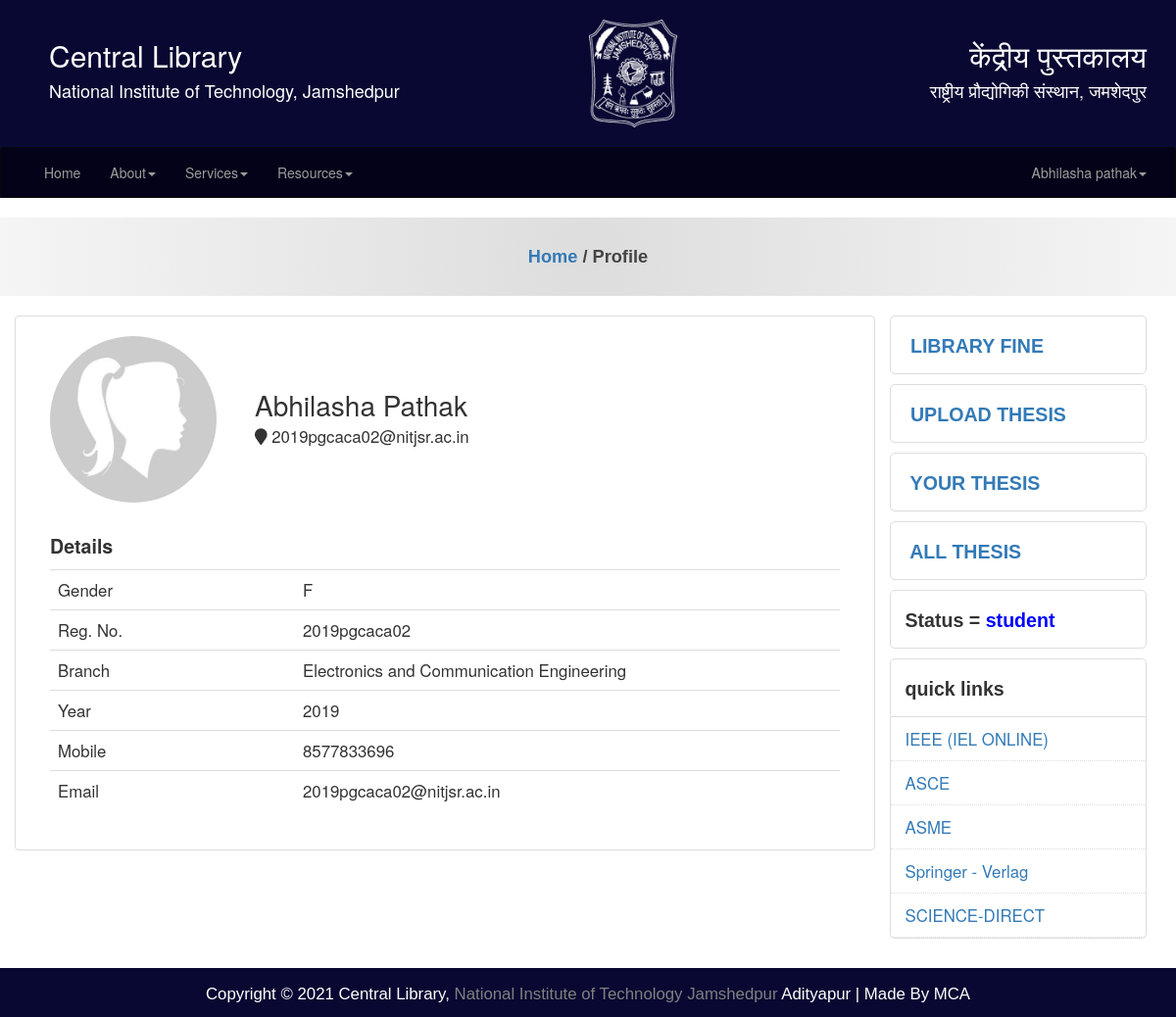
Page /profile.php (signed in) on the committed database.
### tables this page shows
CREATE TABLE `registration` (
  `UserId` int(255) NOT NULL,
  `Name` varchar(255) NOT NULL,
  `Email` varchar(255) NOT NULL,
  `MobileNo` varchar(10) NOT NULL,
  `Gender` varchar(10) NOT NULL,
  `Password` varchar(255) NOT NULL,
  `Confirmpassword` varchar(255) NOT NULL,
  `Type` varchar(255) NOT NULL,
  `Branch` varchar(255) NOT NULL,
  `Regno` varchar(20) DEFAULT NULL,
  `image` varchar(250) NOT NULL
);

### profile.php (the view, shortened to what this page needs)
<?php
include('comman/connect.php');
include('include/main.php');
include('include/header.php');
if(!$data['image'])
{
	if($data['Gender']=='M')
		$pic='profile_mm.jpg';
	else
		$pic='profile_f.jpg';
}
else
	$pic=$data['image'];
?>
<div id="page_head">
	<a href="index">Home</a> / Profile
</div>
<div class="container backbox">
	<div class="row">
		<div class="col-sm-9 page_details">
			<div class="col-sm-3">
				<div class="pic"><img src="user/<?php echo $pic;?>"></div>
			</div>
			<div class="col-sm-9">
				<div class="name"><?php echo $data['Name'];?></div>
				<div class="address">
					<i class="fa fa-map-marker"></i> <?php echo $data['Email'];?>
				</div>
			</div>
			<div class="col-sm-12">
				<span class="span wow fadeInUp" data-wow-duration="3s">Details</span>
				<table class="table table2 wow fadeInUp" data-wow-duration="3s">
			<tr>
				<td width="250">Gender</td>
				<td><?php echo $data['Gender'];?></td>
			</tr>
			<tr>
				<td>Reg. No.</td>
				<td><?php echo $data['Regno'];?></td>
			</tr>
			<tr>
				<td>Branch</td>
				<td><?php echo $data['Branch'];?></td>
			</tr>
			<tr>
				<td>Year</td>
				<td><?php echo substr($data['Regno'],0,4)?></td>
			</tr>
			<tr>
				<td>Mobile</td>
				<td><?php echo $data['MobileNo'];?></td>
			</tr>
			<tr>
				<td>Email</td>
				<td><?php echo $data['Email'];?></td>
			</tr>
				</table>
			</div>
		</div>
		<div class="col-sm-3">
			<div class="page_details wow fadeInUp" data-wow-duration="3s" style="padding: 0px; background: none; border: none;">
				<div class="status">
					<a href="#"><i class="fa fa-file-text" aria-hidden="true"></i> LIBRARY FINE</a>
				</div>
				<div class="status">
					<a href="upload_publication.php"><i class="fa fa-file-text" aria-hidden="true"></i> UPLOAD THESIS</a>
				</div>
				<div class="status">
					<a href="#"><i class="fa fa-file-text" aria-hidden="true"></i> YOUR THESIS</a>
				</div>
				<div class="status">
					<a href="#"><i class="fa fa-file-text" aria-hidden="true"></i> ALL THESIS</a>
				</div>
				<div class="status">
					Status = <span style="color: blue;"><?php echo $data['Type'];?></span>
				</div>
				<div class="notes">quick links</div>
				<div class="notess">
		            <a href="www.google.com">IEEE (IEL ONLINE)</a>
		            <a href="www.google.com">ASCE</a>
		            <a href="www.google.com">ASME</a>
		            <a href="www.google.com">Springer - Verlag</a>
		            <a href="www.google.com">SCIENCE-DIRECT</a>
				</div>
			</div>
		</div>
	</div>
</div>
<?php
 include("include/footerstrip.php");
 ?>
</body>
</html>

### include/header.php (shortened to what this page needs)
<header class="myhead">
      <div class="container">
        <div class="row head">
          <div class="col-sm-5 head-text" style="text-align: left;">
            <h2 style="color:white;">Central Library</h2>
            <h4 style="color:white;">National Institute of Technology, Jamshedpur</h4>
          </div>
           <div class="col-sm-2" style="text-align:right">
            <img class="logo" src="image/logo.png">
          </div>
          <div class="col-sm-5 head-text" style="text-align:right">
            <h2 style="color:white;">केंद्रीय पुस्तकालय</h2>
            <h4 style="color:white;">   राष्ट्रीय प्रौद्योगिकी संस्थान, जमशेदपुर</h4>
          </div>
        </div>
      </div>
<nav  class="navbar navbar-inverse" data-spy="affix" data-offset-top="197" style="background-color:#030218; ">
 <div class="container-fluid container ">
    <ul class="nav navbar-nav">
      <li class="tabOuter" ><a class="borderOuter" href="index.php">Home</a></li>
      <li class="tabOuter" class="dropdown"><a class="dropdown-toggle" data-toggle="dropdown" href="#">About<span class="caret"></span></a>
      </li>
<li class="tabOuter" class="dropdown"><a class="borderOuter" class="dropdown-toggle" data-toggle="dropdown" href="#">Services<span class="caret"></span></a>
      </li>
<li class="tabOuter" class="dropdown"><a class="borderOuter" class="dropdown-toggle" data-toggle="dropdown" href="#">Resources<span class="caret"></span></a>
      </li>
      </ul>
   <ul class="nav navbar-nav navbar-right">
      <?php
        if(!$user_ses)
        { ?>
          <li class="tabOuter" class="dropdown"><a class="borderOuter" href="RegistrationOtp.php"><span class="glyphicon glyphicon-user"></span> Sign Up</a>
      <!-- <ul class="dropdown-menu">
      <li><a class="borderInner" href="#">Admin</a></li>
      <li><a  href="#">Student</a></li>
      </ul> -->
      </li>
      <li class="tabOuter" class="dropdown"><a class="borderOuter"  href="SignIn.php"><span class="glyphicon glyphicon-log-in"></span> Login </a>
      <!-- <ul class="dropdown-menu">
      <li><a class="borderInner" href="#">Admin</a></li>
      <li><a  href="#">Student</a></li>
      </ul> -->
      </li>
        <?php
         }
        else
        { ?>
          <li class="tabOuter" class="dropdown"><a class="borderOuter" class="dropdown-toggle" data-toggle="dropdown" href="#"><?php echo $data['Name'];?><span class="caret"></span></a>
      </li>
        <?php }
        ?>
    </ul>
  </div>
</nav>
</header>

### css/style.css (style rules this page uses)
* { margin: 0px; padding: 0px; }
.myhead { background-color: #090832; }
.logo { height: 110px; width: 90px; }
.head { margin: 20px; padding-left: 20px; }
.head-text { padding-left: 50px; }
* { box-sizing: border-box; }

### profile.php (style rules this page uses)
#page_head { min-height: 80px; background: #fff; background: -webkit-radial-gradient(circle, #ddd,#f5f5f5); background: -moz-radial-gradient(circle, #ddd,#f5f5f5); background: -o-radial-gradient(circle, #ddd,#f5f5f5); text-align: center; font-size: 1.3em; line-height: 80px; color: #444; font-family: 'Saira Semi Condensed', sans-serif; font-weight: bold; }
.page_details { background: #fff; margin-top: 20px; padding:20px; border-radius: 4px; border: 1px solid #ddd; }
.backbox { margin-bottom: 30px; }
.pic { width: 170px; height: 170px; border-radius: 100%; }
.pic img { width: 170px; height: 170px; border-radius: 100%; }
.name { font-size: 2em; margin-top: 50px; text-transform: capitalize; }
.address { font-size: 1.2em; }
.span { font-size: 1.4em; font-weight: bold; margin: 30px 0px 10px 0px; display: block; }
.table2 { font-size: 1.2em; }
.status { font-size: 1.4em; font-weight: bold; height: 60px; line-height: 60px; padding-left: 15px; border-radius: 5px; border:1px solid #ddd; margin-bottom: 10px; background: #fff; font-family: 'Saira Semi Condensed', sans-serif; }
.notes { font-size: 1.4em; font-weight: bold; height: 60px; line-height: 60px; padding-left: 15px; border-radius: 5px 5px 0px 0px; border:1px solid #ddd; background: #fff; font-family: 'Saira Semi Condensed', sans-serif; }
.notess { font-size: 1.2em; border:1px solid #ddd; border-radius: 0px 0px 5px 5px; border-top: none; background: #fff; }
.notess a { display: block; padding: 10px 15px; text-decoration: none; border-bottom:1px dotted #ddd; }

### rows in the picture
registration: Name "Abhilasha pathak", Name "Abhilasha Pathak", Email "2019pgcaca02@nitjsr.ac.in", Gender "F", Regno "2019pgcaca02", Branch "Electronics and Communication Engineering", Regno "2019", MobileNo "8577833696", Type "student"
